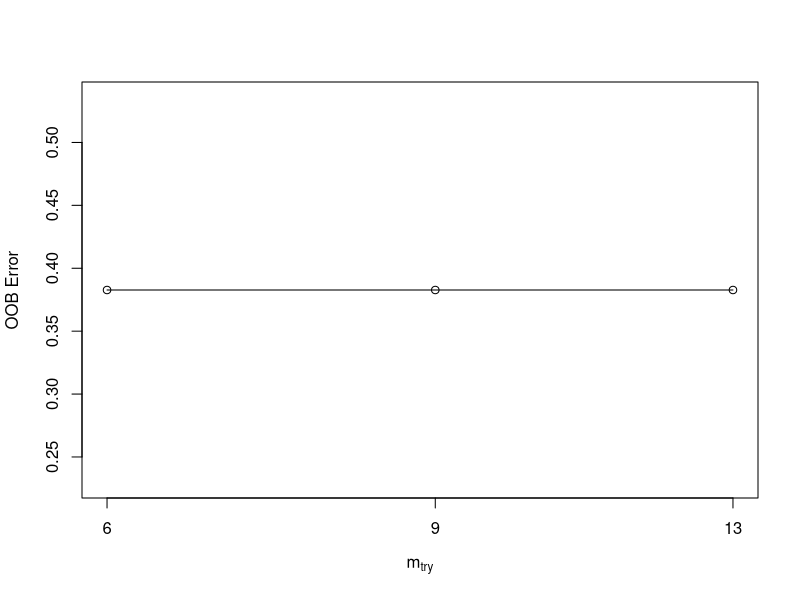
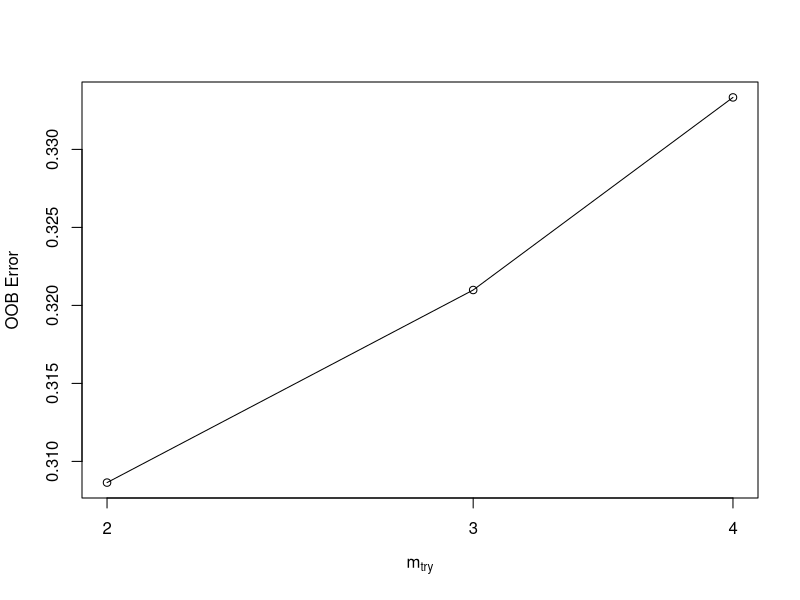
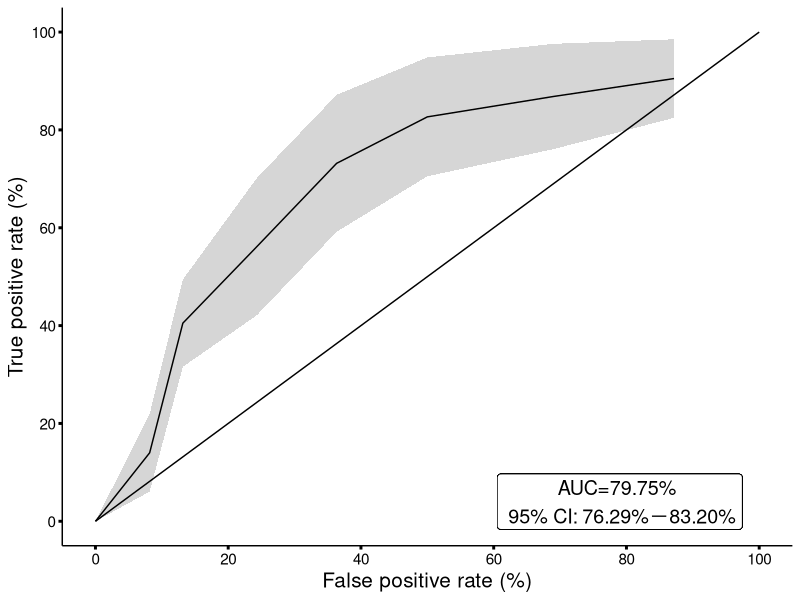

Write the R code that produced these figures, in order.
library(randomForest)
library(ggplot2)
library(ROCR)

###Load and pre-process the data
mydata <- read.csv('Table_S9.csv', skip=1, header=T)
mydata[1:5, 1:10]
genera <- mydata[,-c(1,2,3,4,6)]  #Delete taxonomy except Genus
genera_sum <- aggregate(genera[ ,-1], by=list(genera[ ,1]), sum)
rownames(genera_sum) <- genera_sum[, 1]
otu_g <- genera_sum[,-1]
otu.t <- data.frame(t(otu_g))
df <- otu.t/rowSums(otu.t)
rowSums(df)
group_letter <- substring(rownames(df), 1, 1)  #Grouping factor
g <- ifelse(group_letter=="P", "JIA", "Control")
df$aa <- g
df <- df[,order(colnames(df), decreasing=F)]
str(df)
df$aa <- as.factor(df$aa)
str(df)
df[1:5, 1:10]
rowSums(df[,-1])
colnames(df)[1] <- "Groups"

###Select optimal mtry
set.seed(95)
m.try <- tuneRF(df[-1], df$Groups, ntreeTry=500, stepFactor=1.5, improve=0.01, trace=TRUE)
m.try[m.try[,2] == min(m.try[,2]), 1]

###Random forest analysis，and then pick out 12 genera
set.seed(95)
rf <- randomForest(Groups~., data=df, ntree=500, mtry=9, na.action=na.omit, importance=TRUE)
rf
im <- as.data.frame(rf$importance)
im <- im[order(im$MeanDecreaseGini, decreasing=T),]
im <- im[1:12,]
d <- df[,c("Groups", rownames(im))]

###Construct a random forest model using the 12 genera, and then extract vote probability for DCA analysis
set.seed(100)
my.try <- tuneRF(d[-1], d$Groups, ntreeTry=500, stepFactor=1.5, improve=0.01, trace=TRUE)
my.try[my.try[,2] == min(my.try[,2]), 1]
set.seed(100)
myrf <- randomForest(Groups~., data=d, ntree=500, mtry=2, na.action=na.omit, importance=TRUE)
myrf

###Plot ROC
K <- 10
CV <- function(n, Z=K, seed=100){
  hb1 <- rep(1:Z, ceiling(n/Z))[1:n]
  set.seed(seed)
  hb2 <- sample(hb1, n)
  mm <- list()
  for(i in 1:Z) mm[[i]] <- (1:n)[hb2 == i]
  return(mm)}
j = 274  #Set seeds
rn <- CV(nrow(d), K, j)
myroc <- matrix(NA, 10, 20)
myauc <- vector(mode="numeric", length=K)
for(i in 1:K){
    hm <- rn[[i]]
    test_set <- d[hm, ]
    train_set <- d[-hm, ]
    rf_roc <- randomForest(Groups~., data=train_set, ntree=500, na.action=na.omit, importance=TRUE)
    prob <- predict(rf_roc, test_set, type="prob")[,2]
    mypred <- prediction(prob, test_set$Groups)
    auc <- performance(mypred, measure="auc", x.measure="cutoff")
    myauc[i] <- auc@y.values[[1]]
    perf <- performance(mypred, "tpr", "fpr")
    myroc[1:length(perf@x.values[[1]]), 1:2 + 2*(i-1)] <- cbind(perf@x.values[[1]], perf@y.values[[1]])
  }
myroc
myauc
mean(myauc)
auc_se <- sd(myauc)/sqrt(10)


roc <- as.data.frame(apply(myroc, 2, function(x){x*100}))
roc$mx <- apply(roc[,c(1,3,5,7,9,11,13,15,17,19)], 1, mean)
roc$my <- apply(roc[,c(2,4,6,8,10,12,14,16,18,20)], 1, mean)
roc$se <- apply(roc[,c(2,4,6,8,10,12,14,16,18,20)], 1, sd)/sqrt(10)

ggplot(data=roc, aes(x=mx, y=my)) + geom_ribbon(aes(ymin=my-1.96*se, ymax=my+1.96*se), alpha=0.2) + geom_line() +
    annotate("segment", x=0, xend=100, y=0, yend=100, color="black") +
    geom_label(aes(x=79, y=4, label='AUC=79.75% \n 95% CI: 76.29%－83.20%'), color='black', size=5) +
    scale_x_continuous(name='False positive rate (%)', breaks=c(seq(0,100,20))) +
    scale_y_continuous(name='True positive rate (%)', breaks=c(seq(0,100,20))) +
    theme(axis.title.x=element_text(size=15),
          axis.text.x=element_text(color='black', size=11),
          axis.title.y=element_text(size=15),
          axis.text.y=element_text(color='black', size=11),
          axis.line=element_line(),
          axis.ticks=element_line(color='black', size=1),
          panel.background=element_rect(fill="white"))
